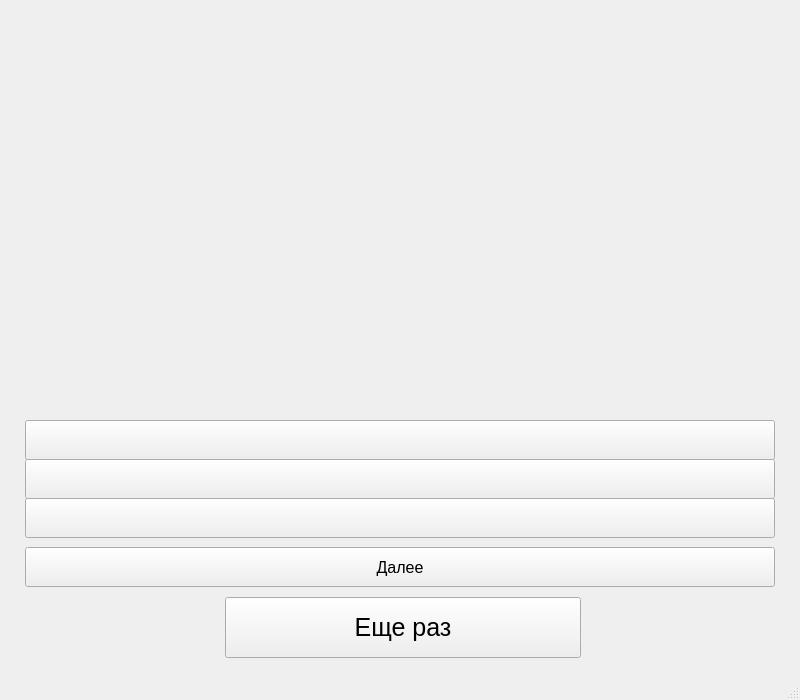
<?xml version="1.0" encoding="UTF-8"?>
<ui version="4.0">
 <class>MainWindow</class>
 <widget class="QMainWindow" name="MainWindow">
  <property name="geometry">
   <rect>
    <x>0</x>
    <y>0</y>
    <width>800</width>
    <height>700</height>
   </rect>
  </property>
  <property name="sizePolicy">
   <sizepolicy hsizetype="Ignored" vsizetype="Ignored">
    <horstretch>0</horstretch>
    <verstretch>0</verstretch>
   </sizepolicy>
  </property>
  <property name="minimumSize">
   <size>
    <width>800</width>
    <height>700</height>
   </size>
  </property>
  <property name="maximumSize">
   <size>
    <width>800</width>
    <height>700</height>
   </size>
  </property>
  <property name="windowTitle">
   <string>MainWindow</string>
  </property>
  <widget class="QWidget" name="centralwidget">
   <widget class="QPushButton" name="first_answer">
    <property name="geometry">
     <rect>
      <x>25</x>
      <y>420</y>
      <width>750</width>
      <height>40</height>
     </rect>
    </property>
    <property name="font">
     <font>
      <pointsize>9</pointsize>
      <weight>50</weight>
      <bold>false</bold>
     </font>
    </property>
    <property name="text">
     <string/>
    </property>
   </widget>
   <widget class="QPushButton" name="third_answer">
    <property name="geometry">
     <rect>
      <x>25</x>
      <y>498</y>
      <width>750</width>
      <height>40</height>
     </rect>
    </property>
    <property name="font">
     <font>
      <pointsize>9</pointsize>
      <weight>50</weight>
      <bold>false</bold>
     </font>
    </property>
    <property name="text">
     <string/>
    </property>
   </widget>
   <widget class="QPushButton" name="second_answer">
    <property name="geometry">
     <rect>
      <x>25</x>
      <y>459</y>
      <width>750</width>
      <height>40</height>
     </rect>
    </property>
    <property name="font">
     <font>
      <pointsize>9</pointsize>
      <weight>50</weight>
      <bold>false</bold>
     </font>
    </property>
    <property name="text">
     <string/>
    </property>
   </widget>
   <widget class="QLabel" name="explain_lable">
    <property name="geometry">
     <rect>
      <x>30</x>
      <y>593</y>
      <width>741</width>
      <height>81</height>
     </rect>
    </property>
    <property name="font">
     <font>
      <pointsize>11</pointsize>
     </font>
    </property>
    <property name="layoutDirection">
     <enum>Qt::LeftToRight</enum>
    </property>
    <property name="frameShape">
     <enum>QFrame::NoFrame</enum>
    </property>
    <property name="text">
     <string/>
    </property>
    <property name="alignment">
     <set>Qt::AlignCenter</set>
    </property>
    <property name="wordWrap">
     <bool>true</bool>
    </property>
   </widget>
   <widget class="QLabel" name="photoLabel">
    <property name="geometry">
     <rect>
      <x>10</x>
      <y>10</y>
      <width>780</width>
      <height>320</height>
     </rect>
    </property>
    <property name="text">
     <string/>
    </property>
   </widget>
   <widget class="QPushButton" name="manage_but">
    <property name="geometry">
     <rect>
      <x>25</x>
      <y>547</y>
      <width>750</width>
      <height>40</height>
     </rect>
    </property>
    <property name="font">
     <font>
      <pointsize>12</pointsize>
     </font>
    </property>
    <property name="text">
     <string>Далее</string>
    </property>
   </widget>
   <widget class="QLabel" name="question_label">
    <property name="geometry">
     <rect>
      <x>30</x>
      <y>340</y>
      <width>741</width>
      <height>71</height>
     </rect>
    </property>
    <property name="font">
     <font>
      <pointsize>12</pointsize>
      <weight>75</weight>
      <bold>true</bold>
     </font>
    </property>
    <property name="text">
     <string/>
    </property>
    <property name="alignment">
     <set>Qt::AlignCenter</set>
    </property>
    <property name="wordWrap">
     <bool>true</bool>
    </property>
   </widget>
   <widget class="QPushButton" name="onceAgain">
    <property name="geometry">
     <rect>
      <x>225</x>
      <y>597</y>
      <width>356</width>
      <height>61</height>
     </rect>
    </property>
    <property name="font">
     <font>
      <pointsize>19</pointsize>
     </font>
    </property>
    <property name="text">
     <string>Еще раз</string>
    </property>
   </widget>
   <widget class="QLabel" name="finishLabel">
    <property name="geometry">
     <rect>
      <x>20</x>
      <y>70</y>
      <width>751</width>
      <height>271</height>
     </rect>
    </property>
    <property name="font">
     <font>
      <pointsize>36</pointsize>
     </font>
    </property>
    <property name="text">
     <string/>
    </property>
    <property name="alignment">
     <set>Qt::AlignCenter</set>
    </property>
    <property name="wordWrap">
     <bool>true</bool>
    </property>
   </widget>
  </widget>
  <widget class="QMenuBar" name="menubar">
   <property name="geometry">
    <rect>
     <x>0</x>
     <y>0</y>
     <width>800</width>
     <height>26</height>
    </rect>
   </property>
  </widget>
  <widget class="QStatusBar" name="statusbar"/>
 </widget>
 <resources/>
 <connections/>
</ui>
